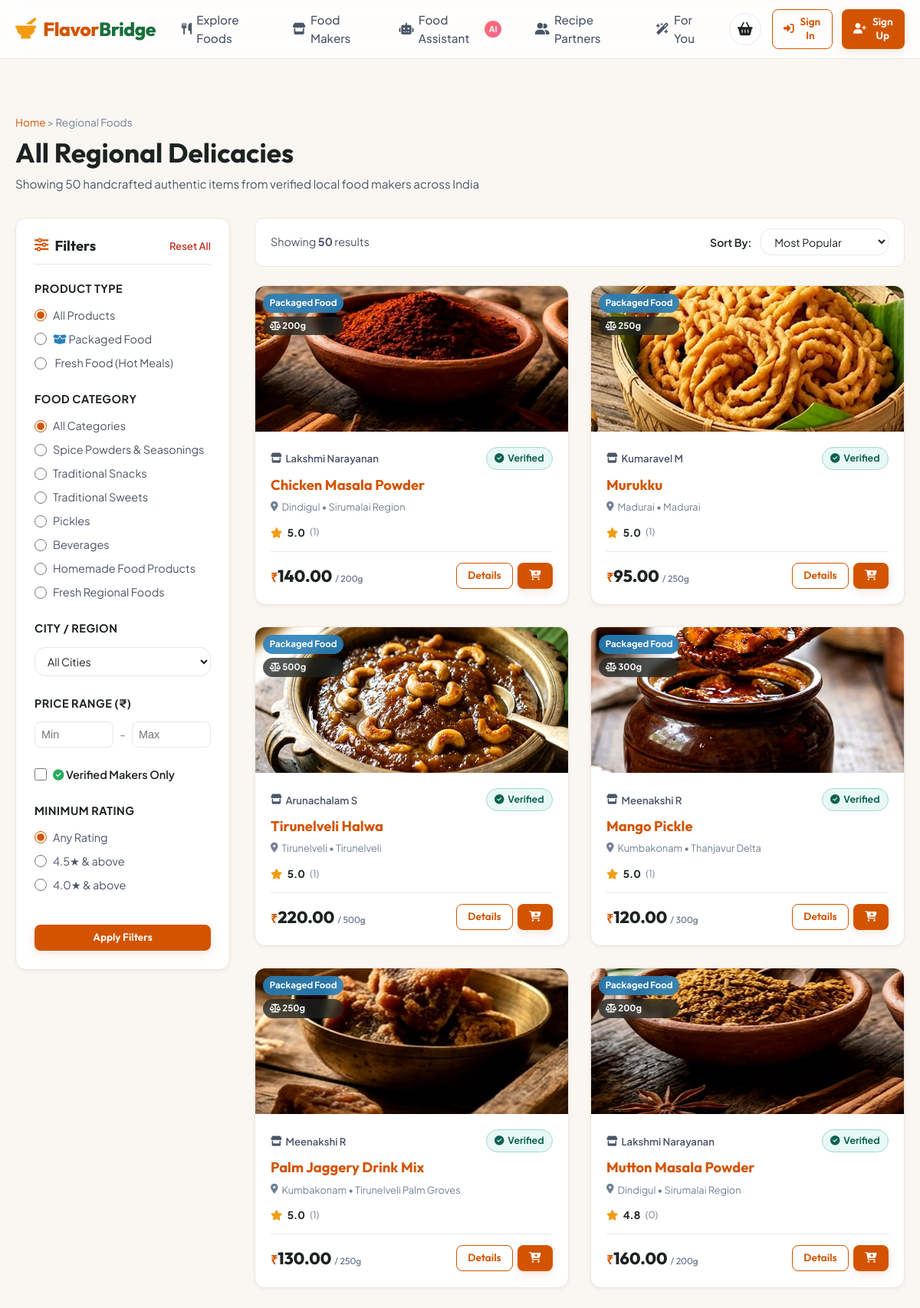
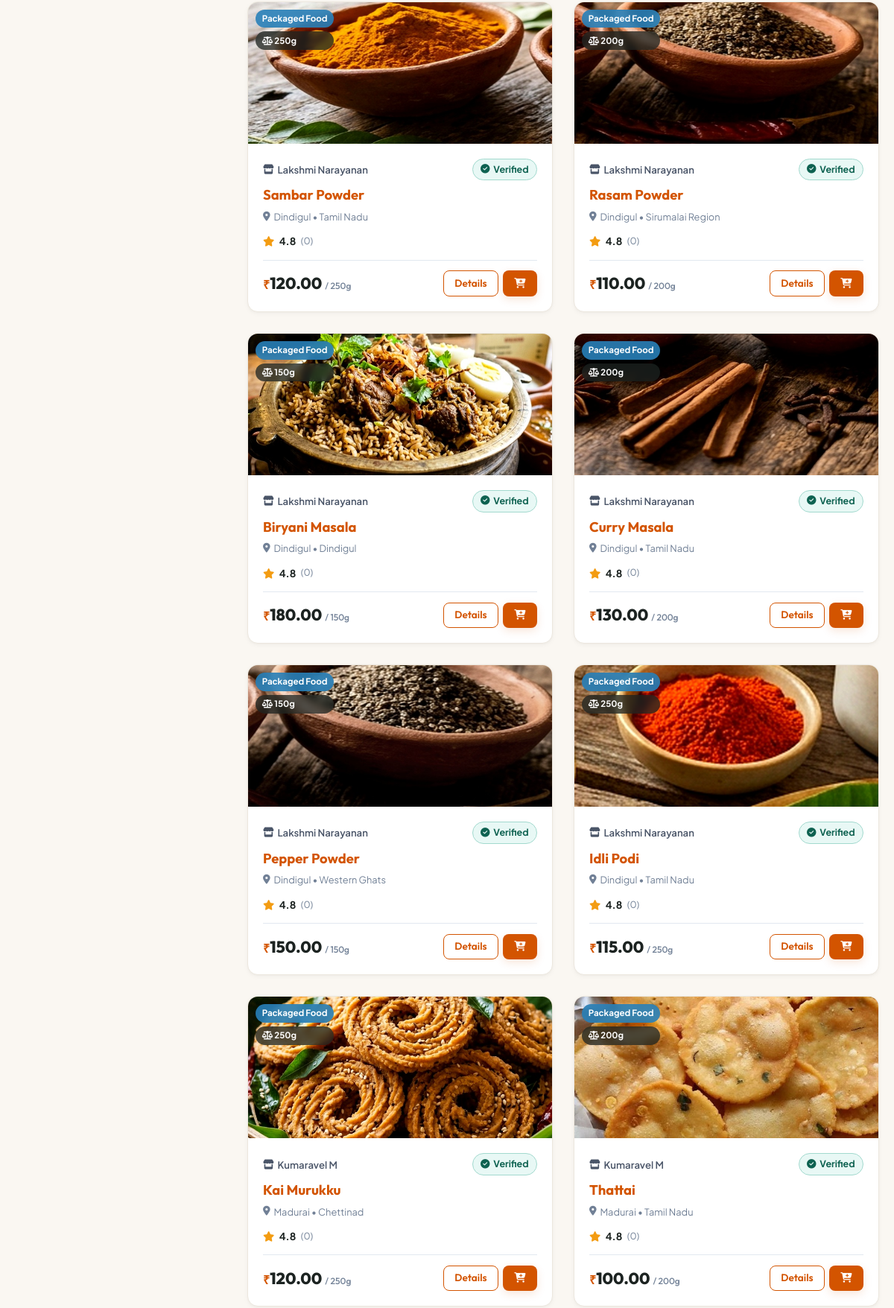
Page /products (upper part) on the committed database (2 pictures, top to bottom).
### backend/models.py (models this page shows, shortened)
class Product(db.Model):
    __tablename__ = 'products'
    id = db.Column(db.Integer, primary_key=True)
    food_maker_id = db.Column(db.Integer, db.ForeignKey('food_makers.id', ondelete='CASCADE'), nullable=False)
    name = db.Column(db.String(150), nullable=False, index=True)
    category = db.Column(db.String(100), nullable=False, index=True)
    description = db.Column(db.Text, nullable=True)
    ingredients = db.Column(db.Text, nullable=True)
    price = db.Column(db.Float, nullable=False)
    city = db.Column(db.String(100), nullable=False, index=True)
    region = db.Column(db.String(100), nullable=True)
    image = db.Column(db.String(255), nullable=True)
    stock = db.Column(db.Integer, default=10)
    product_type = db.Column(db.String(50), nullable=False, default='Packaged Food')  # 'Packaged Food' or 'Fresh Food'
    preparation_time = db.Column(db.String(50), nullable=True, default='1-2 days')
    net_quantity = db.Column(db.String(50), nullable=True, default='250g')  # e.g., '500g', '150g', '250g', '1 kg', '1 Plate'
    created_at = db.Column(db.DateTime, default=datetime.utcnow)
    cart_items = db.relationship('CartItem', backref='product', lazy=True, cascade='all, delete-orphan')
    order_items = db.relationship('OrderItem', backref='product', lazy=True)
    reviews = db.relationship('Review', backref='product', lazy=True, cascade='all, delete-orphan')
    interactions = db.relationship('Interaction', backref='product', lazy=True, cascade='all, delete-orphan')
    @property
    def average_rating(self):
        if not self.reviews:
            return 4.8  # Default positive score for new listings
        return round(sum(r.rating for r in self.reviews) / len(self.reviews), 1)
    @property
    def rating_count(self):
        return len(self.reviews)

class User(db.Model):
    __tablename__ = 'users'
    id = db.Column(db.Integer, primary_key=True)
    name = db.Column(db.String(100), nullable=False)
    email = db.Column(db.String(120), unique=True, nullable=False, index=True)
    password_hash = db.Column(db.String(255), nullable=False)
    role = db.Column(db.String(20), nullable=False, default='customer')  # 'customer' or 'food_maker'
    phone = db.Column(db.String(20), nullable=True)
    city = db.Column(db.String(100), nullable=True)
    address = db.Column(db.Text, nullable=True)
    created_at = db.Column(db.DateTime, default=datetime.utcnow)
    food_maker_profile = db.relationship('FoodMaker', backref='user', uselist=False, cascade='all, delete-orphan')
    cart = db.relationship('Cart', backref='customer', uselist=False, cascade='all, delete-orphan')
    orders = db.relationship('Order', backref='customer', lazy=True)
    reviews = db.relationship('Review', backref='customer', lazy=True)
    interactions = db.relationship('Interaction', backref='customer', lazy=True)

class Review(db.Model):
    __tablename__ = 'reviews'
    id = db.Column(db.Integer, primary_key=True)
    customer_id = db.Column(db.Integer, db.ForeignKey('users.id'), nullable=False)
    product_id = db.Column(db.Integer, db.ForeignKey('products.id', ondelete='CASCADE'), nullable=True)
    food_maker_id = db.Column(db.Integer, db.ForeignKey('food_makers.id', ondelete='CASCADE'), nullable=False)
    rating = db.Column(db.Integer, nullable=False)  # 1 to 5
    comment = db.Column(db.Text, nullable=True)
    created_at = db.Column(db.DateTime, default=datetime.utcnow)

### backend/routes/product_routes.py (the view)
@product_bp.route('/products')
def products_list():
    query = request.args.get('q', '').strip()
    selected_category = request.args.get('category', '').strip()
    selected_city = request.args.get('city', '').strip()
    selected_type = request.args.get('product_type', '').strip()
    verified_only = request.args.get('verified_only') in ['1', 'true', 'True', 'yes']
    min_price = request.args.get('min_price', type=float)
    max_price = request.args.get('max_price', type=float)
    min_rating = request.args.get('min_rating', type=float)
    sort_by = request.args.get('sort', 'popular')
    base_query = Product.query
    if selected_category:
        base_query = base_query.filter(Product.category == selected_category)
    if selected_city:
        base_query = base_query.filter(Product.city.ilike(f"%{selected_city}%"))
    if selected_type in ['Packaged Food', 'Fresh Food']:
        base_query = base_query.filter(Product.product_type == selected_type)
    if min_price is not None:
        base_query = base_query.filter(Product.price >= min_price)
    if max_price is not None:
        base_query = base_query.filter(Product.price <= max_price)
    if verified_only:
        base_query = base_query.join(FoodMaker).filter(FoodMaker.is_verified == True)
    candidate_products = base_query.all()
    if query:
        ranked_scored = search_products(query, candidate_products)
        products = [p for p, score in ranked_scored]
    else:
        products = candidate_products
    if min_rating:
        products = [p for p in products if p.average_rating >= min_rating]
    if sort_by == 'price_asc':
        products = sorted(products, key=lambda p: p.price)
    elif sort_by == 'price_desc':
        products = sorted(products, key=lambda p: p.price, reverse=True)
    elif sort_by == 'rating':
        products = sorted(products, key=lambda p: p.average_rating, reverse=True)
    elif sort_by == 'newest':
        products = sorted(products, key=lambda p: p.created_at, reverse=True)
    elif not query:
        products = sorted(products, key=lambda p: (p.average_rating, p.rating_count), reverse=True)
    all_cities = sorted(list(set(p.city for p in Product.query.all() if p.city)))
    return render_template(
        'products.html',
        products=products,
        categories=FOOD_CATEGORIES,
        cities=all_cities,
        query=query,
        selected_category=selected_category,
        selected_city=selected_city,
        selected_type=selected_type,
        verified_only=verified_only,
        min_price=min_price,
        max_price=max_price,
        min_rating=min_rating,
        sort_by=sort_by,
        total_count=len(products)
    )

### frontend/templates/products.html (shortened to what this page needs)
{% extends "base.html" %}
{% block content %}
<div class="container" style="padding: 2.5rem 1.25rem;">
  <div style="margin-bottom: 2rem;">
    <div style="font-size: 0.85rem; color: var(--gray-medium); margin-bottom: 0.4rem;">
      <a href="{{ url_for('index') }}">Home</a> &gt; <span>Regional Foods</span>
    </div>
    <h1 style="font-size: 2.2rem; margin-bottom: 0.4rem;">
      {% if selected_category %}{{ selected_category }}{% elif query %}Search: "{{ query }}"{% else %}All Regional Delicacies{% endif %}
    </h1>
    <p style="color: var(--gray-dark); font-size: 0.95rem;">
      Showing {{ total_count }} handcrafted authentic items from verified local food makers across India
    </p>
  </div>
  <div class="catalog-layout">
    <aside class="filter-sidebar">
      <form method="GET" action="{{ url_for('product.products_list') }}" id="catalog-filter-form">
        <div class="filter-header">
          <h3><i class="fa-solid fa-sliders" style="color: var(--primary);"></i> Filters</h3>
          <a href="{{ url_for('product.products_list') }}" style="font-size: 0.82rem; font-weight: 600; color: var(--danger);">Reset All</a>
        </div>
        <div class="filter-group">
          <div class="filter-group-title">Product Type</div>
          <div class="filter-checkbox-list">
            <label class="filter-checkbox-label">
              <input type="radio" name="product_type" value="" {{ 'checked' if not selected_type else '' }}>
              <span>All Products</span>
            </label>
            <label class="filter-checkbox-label">
              <input type="radio" name="product_type" value="Packaged Food" {{ 'checked' if selected_type == 'Packaged Food' else '' }}>
              <span><i class="fa-solid fa-box-open" style="color: #2980B9;"></i> Packaged Food</span>
            </label>
            <label class="filter-checkbox-label">
              <input type="radio" name="product_type" value="Fresh Food" {{ 'checked' if selected_type == 'Fresh Food' else '' }}>
              <span> Fresh Food (Hot Meals)</span>
            </label>
          </div>
        </div>
        <div class="filter-group">
          <div class="filter-group-title">Food Category</div>
          <div class="filter-checkbox-list">
            <label class="filter-checkbox-label">
              <input type="radio" name="category" value="" {{ 'checked' if not selected_category else '' }}>
              <span>All Categories</span>
            </label>
            {% for cat in categories %}
              <label class="filter-checkbox-label">
                <input type="radio" name="category" value="{{ cat }}" {{ 'checked' if selected_category == cat else '' }}>
                <span>{{ cat }}</span>
              </label>
            {% endfor %}
          </div>
        </div>
        <div class="filter-group">
          <div class="filter-group-title">City / Region</div>
          <select name="city" class="form-control" style="font-size: 0.88rem; padding: 0.5rem 0.75rem;">
            <option value="">All Cities</option>
          </select>
        </div>
        <div class="filter-group">
          <div class="filter-group-title">Price Range (₹)</div>
          <div class="price-range-inputs">
            <input type="number" name="min_price" id="min-price-input" class="price-input" placeholder="Min" value="{{ min_price or '' }}" min="0">
            <span style="color: var(--gray-medium);">-</span>
            <input type="number" name="max_price" id="max-price-input" class="price-input" placeholder="Max" value="{{ max_price or '' }}" min="0">
          </div>
        </div>
        <div class="filter-group">
          <label class="filter-checkbox-label" style="font-weight: 600; color: var(--dark);">
            <input type="checkbox" name="verified_only" value="1" {{ 'checked' if verified_only else '' }}>
            <span><i class="fa-solid fa-circle-check" style="color: #27AE60;"></i> Verified Makers Only</span>
          </label>
        </div>
        <div class="filter-group">
          <div class="filter-group-title">Minimum Rating</div>
          <div class="filter-checkbox-list">
            <label class="filter-checkbox-label">
              <input type="radio" name="min_rating" value="" {{ 'checked' if not min_rating else '' }}>
              <span>Any Rating</span>
            </label>
            <label class="filter-checkbox-label">
              <input type="radio" name="min_rating" value="4.5" {{ 'checked' if min_rating == 4.5 else '' }}>
              <span>4.5★ & above</span>
            </label>
            <label class="filter-checkbox-label">
              <input type="radio" name="min_rating" value="4.0" {{ 'checked' if min_rating == 4.0 else '' }}>
              <span>4.0★ & above</span>
            </label>
          </div>
        </div>
        <button type="submit" class="btn btn-primary btn-block btn-sm" style="margin-top: 1rem;">
          Apply Filters
        </button>
      </form>
    </aside>
    <main>
      <div style="background: var(--bg-card); padding: 0.85rem 1.25rem; border-radius: 12px; border: var(--border-light); margin-bottom: 1.5rem; display: flex; align-items: center; justify-content: space-between; flex-wrap: wrap; gap: 1rem;">
        <div style="font-size: 0.9rem; color: var(--gray-dark);">
          Showing <strong>{{ products|length }}</strong> results
        </div>
        <div style="display: flex; align-items: center; gap: 0.75rem;">
          <label for="sort-select" style="font-size: 0.88rem; font-weight: 600; color: var(--dark);">Sort By:</label>
          <select id="sort-select" class="form-control" style="width: auto; padding: 0.4rem 0.8rem; font-size: 0.88rem;" onchange="const form = document.querySelector('#catalog-filter-form'); const hiddenSort = document.createElement('input'); hiddenSort.type='hidden'; hiddenSort.name='sort'; hiddenSort.value=this.value; form.appendChild(hiddenSort); form.submit();">
            <option value="popular" {{ 'selected' if sort_by == 'popular' else '' }}>Most Popular</option>
          </select>
        </div>
      </div>
      {% if products %}
        <div class="product-grid">
          {% for product in products %}
            <div class="product-card" id="product-card-{{ product.id }}">
              <div class="product-image-container">
                {% if product.image %}
                  <img src="{{ url_for('uploaded_file', filename=product.image) }}" alt="{{ product.name }}" loading="lazy" style="width: 100%; height: 100%; object-fit: cover;">
                {% endif %}
                <div class="product-card-badges">
                  <span class="product-type-pill {{ 'pill-fresh' if product.product_type == 'Fresh Food' else 'pill-packaged' }}">
                    {{ product.product_type }}
                  </span>
                  {% if product.net_quantity %}
                    <span class="product-type-pill" style="background: rgba(28, 35, 33, 0.75); color: #FFFFFF; font-size: 0.72rem;">
                      <i class="fa-solid fa-scale-balanced"></i> {{ product.net_quantity }}
                    </span>
                  {% endif %}
                </div>
              </div>
              <div class="product-card-body">
                <div class="product-maker-info">
                  <span class="maker-name">
                    <i class="fa-solid fa-store"></i> {{ product.food_maker.user.name if product.food_maker and product.food_maker.user else 'Traditional Maker' }}
                  </span>
                  {% if product.food_maker and product.food_maker.is_verified %}
                    <span class="badge badge-verified" title="Verified Quality Maker"><i class="fa-solid fa-circle-check"></i> Verified</span>
                  {% endif %}
                </div>
                <h3 class="product-title">
                  <a href="{{ url_for('product.product_detail', product_id=product.id) }}">{{ product.name }}</a>
                </h3>
                <div class="product-location">
                  <i class="fa-solid fa-location-dot"></i> {{ product.city }} {% if product.region %}• {{ product.region }}{% endif %}
                </div>
                <div class="product-rating-row">
                  <div class="stars"><i class="fa-solid fa-star"></i></div>
                  <span class="rating-score">{{ product.average_rating }}</span>
                  <span class="rating-count">({{ product.rating_count }})</span>
                </div>
                <div class="product-card-footer">
                  <div class="product-price">
                    <span class="currency">₹</span>{{ "%.2f"|format(product.price) }}
                    <span style="font-size: 0.75rem; color: var(--gray-medium); font-weight: 500;">/ {{ product.net_quantity or 'pack' }}</span>
                  </div>
                  <div style="display: flex; gap: 6px;">
                    <a href="{{ url_for('product.product_detail', product_id=product.id) }}" class="btn btn-outline btn-sm">Details</a>
                    <button class="btn btn-primary btn-sm btn-add-to-cart-ajax" data-product-id="{{ product.id }}" aria-label="Add to cart">
                      <i class="fa-solid fa-cart-plus"></i>
                    </button>
                  </div>
                </div>
              </div>
            </div>
          {% endfor %}
        </div>
      {% endif %}
    </main>
  </div>
</div>
{% endblock %}

### rows in the picture
Product: image (picture), product_type "Packaged Food", net_quantity "200g", food_maker.user "Lakshmi Narayanan", name "Chicken Masala Powder", city "Dindigul", region "Sirumalai Region", average_rating "5.0", rating_count "1", price "140.00"
Product: image (picture), product_type "Packaged Food", net_quantity "250g", food_maker.user "Kumaravel M", name "Murukku", city "Madurai", region "Madurai", average_rating "5.0", rating_count "1", price "95.00"
Product: image (picture), product_type "Packaged Food", net_quantity "500g", food_maker.user "Arunachalam S", name "Tirunelveli Halwa", city "Tirunelveli", region "Tirunelveli", average_rating "5.0", rating_count "1", price "220.00"
Product: image (picture), product_type "Packaged Food", net_quantity "300g", food_maker.user "Meenakshi R", name "Mango Pickle", city "Kumbakonam", region "Thanjavur Delta", average_rating "5.0", rating_count "1", price "120.00"
Product: image (picture), product_type "Packaged Food", net_quantity "250g", food_maker.user "Meenakshi R", name "Palm Jaggery Drink Mix", city "Kumbakonam", region "Tirunelveli Palm Groves", average_rating "5.0", rating_count "1", price "130.00"
Product: image (picture), product_type "Packaged Food", net_quantity "200g", food_maker.user "Lakshmi Narayanan", name "Mutton Masala Powder", city "Dindigul", region "Sirumalai Region", average_rating "4.8", rating_count "0", price "160.00"
Product: image (picture), product_type "Packaged Food", net_quantity "250g", food_maker.user "Lakshmi Narayanan", name "Sambar Powder", city "Dindigul", region "Tamil Nadu", average_rating "4.8", rating_count "0", price "120.00"
Product: image (picture), product_type "Packaged Food", net_quantity "200g", food_maker.user "Lakshmi Narayanan", name "Rasam Powder", city "Dindigul", region "Sirumalai Region", average_rating "4.8", rating_count "0", price "110.00"
Product: image (picture), product_type "Packaged Food", net_quantity "150g", food_maker.user "Lakshmi Narayanan", name "Biryani Masala", city "Dindigul", region "Dindigul", average_rating "4.8", rating_count "0", price "180.00"
Product: image (picture), product_type "Packaged Food", net_quantity "200g", food_maker.user "Lakshmi Narayanan", name "Curry Masala", city "Dindigul", region "Tamil Nadu", average_rating "4.8", rating_count "0", price "130.00"
Product: image (picture), product_type "Packaged Food", net_quantity "150g", food_maker.user "Lakshmi Narayanan", name "Pepper Powder", city "Dindigul", region "Western Ghats", average_rating "4.8", rating_count "0", price "150.00"
Product: image (picture), product_type "Packaged Food", net_quantity "250g", food_maker.user "Lakshmi Narayanan", name "Idli Podi", city "Dindigul", region "Tamil Nadu", average_rating "4.8", rating_count "0", price "115.00"
Product: image (picture), product_type "Packaged Food", net_quantity "250g", food_maker.user "Kumaravel M", name "Kai Murukku", city "Madurai", region "Chettinad", average_rating "4.8", rating_count "0", price "120.00"
Product: image (picture), product_type "Packaged Food", net_quantity "200g", food_maker.user "Kumaravel M", name "Thattai", city "Madurai", region "Tamil Nadu", average_rating "4.8", rating_count "0", price "100.00"

### other values in the picture
{{ total_count }} "50"
{{ cat }} "Spice Powders & Seasonings" "Traditional Snacks" "Traditional Sweets" "Pickles" "Beverages" "Homemade Food Products" "Fresh Regional Foods"
{{ products|length }} "50"
